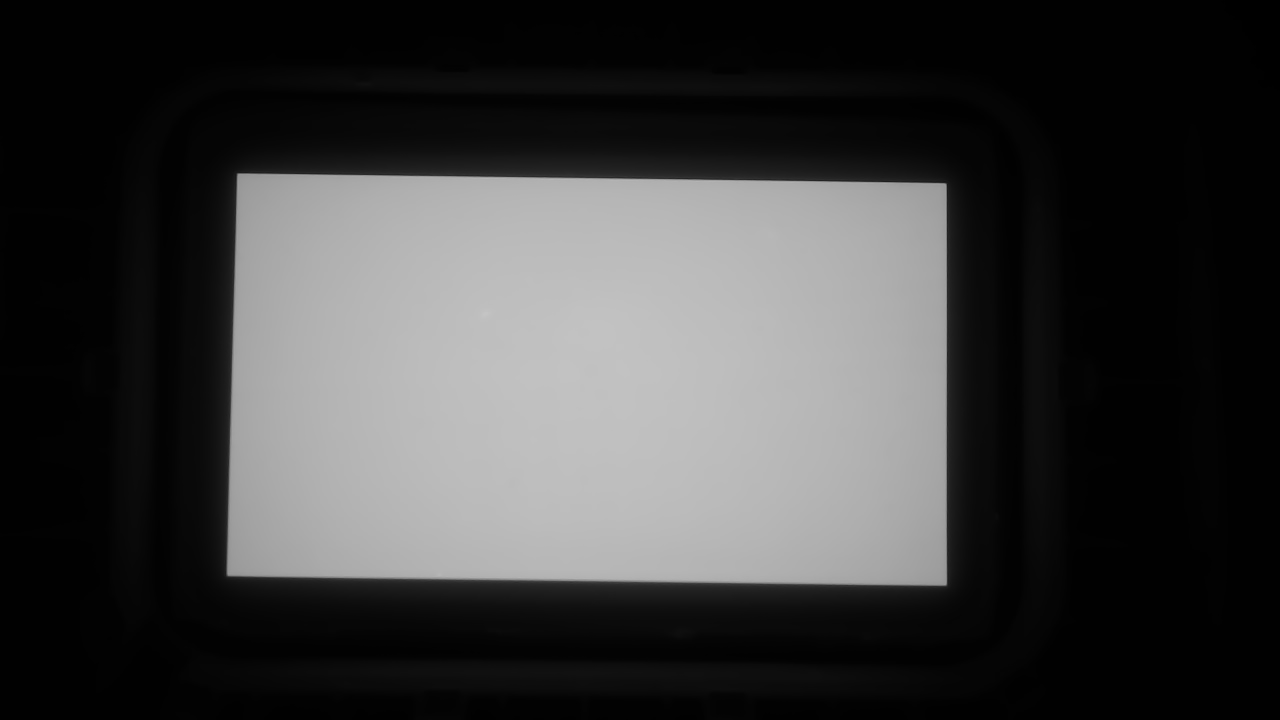
#> input picture 3_core_operations/c5.png, 1280 x 720 px; the run also reads 1 picture not shown here
$ python MSE_PSNR.py   (older library calls are emulated)
#> lines starting #> are read from the running program, lines starting #| are printed output that depends on the picture; long printed decimals are rounded
### mypackage/imUtils/icv.py
import itertools
import math
import os
import random
from concurrent import futures
from functools import partial

import cv2 as cv
import numpy as np
from matplotlib import pyplot as plt

from mypackage.strUtils import str_utils

"""
Basic Image Utilities
"""


def isColor(img):
    return img.ndim == 3 and img.shape[-1] == 3


def imread_ex(filename, flags):
    return cv.imdecode(np.fromfile(filename, dtype=np.uint8), flags)


def imwrite_ex(filename, img):
    ext = str_utils.split_dir(filename)[-1]
    cv.imencode(ext, img)[1].tofile(filename)


# [54 lines left out: functions imstore, img2Mat, imgs2Mat, mat2Mask, bitwise_mask, not called in this run]


def mat2GridImg(src: (np.uint8, np.float32), dsize):
    return cv.resize(src, tuple(reversed(dsize)), interpolation=cv.INTER_AREA)


# [11 lines left out: function resize_ex, not called in this run]


def scaleAbs_ex(src, maxVal):
    return cv.convertScaleAbs(src, alpha=maxVal / src.max())


# [45 lines left out: functions remap_ex, cvtBGR2Gray, cvtGray2BGR, otsuThreshold, meanFilterOnGray, not called in this run]


"""
Image Evaluation
"""


# [63 lines left out: functions maxHistGray, imEvaluate, imClarity, PSNRandMSE, SSIM, not called in this run]


"""
Image Advance Operation
"""


# [33 lines left out: function linearInterWithIndex, not called in this run]


"""
Image Visualization
"""


# [71 lines left out: functions drawPoints, implot_ex, imshow_ex, not called in this run]


"""
Math:
"""


# [32 lines left out: functions cvtUnit, fitLineAngle, fitLineAngle_ex, fit2dMatrixAngleHelper, not called in this run]


def fit2dMatrixAngle(pnts, algorithmType='polar'):
    return fit2dMatrixAngleHelper(pnts, fitLineAngle_ex) if algorithmType == 'polar' \
        else fit2dMatrixAngleHelper(pnts, fitLineAngle)


def convertPloyMatrix(x, degrees):
    X = np.asarray([np.power(x, c) for c in range(degrees, -1, -1)]).T
    return X


# [23 lines left out: functions polyfit, polyfunc, not called in this run]


def solveHelper(coeffs, func) -> list:
    return func(coeffs)[1].squeeze().tolist()


# [12 lines left out: functions solve1d_ex, filterRoots, not called in this run]


"""
Image Filter Algorithm:
"""


# [77 lines left out: functions denoise, remove_anomaly_gaussian, remove_anomaly_kmeans, remove_anomaly_ransac, not called in this run]


"""
ROI operator
"""


class ROI:
    # [98 lines left out: functions __init__, conv_on_rect, detectRectROI, not called in this run]


def setRectROI(src, scale, offset_yx, angle):
    mask = createRectMask(src, scale, offset_yx, angle)
    return cv.bitwise_and(src, src, mask=mask)


# [37 lines left out: functions createRectMask, auto_align_center, not called in this run]


"""
Image Template
"""


# [200 lines left out: functions create_canvas, create_whiteboard, create_chessboard, draw_mesh, draw_border, draw_cross and 5 more, not called in this run]

### 3_core_operations/MSE_PSNR.py
import cv2 as cv
import numpy as np
from mypackage.imUtils import icv

img1 = icv.imread_ex('c5.png', cv.IMREAD_COLOR)
#> in imread_ex, returned value is the input picture: shape (720, 1280, 3); min 0, max 196, mean 60.2
img2 = icv.imread_ex('c7.png', cv.IMREAD_COLOR)


def PSNRandMSE(src1, src2):
    psnr = cv.PSNR(src1, src2)
#> psnr = 47.1
    mse = 255 ** 2 / 10 ** (psnr / 10)
#> mse = 1.27
    return psnr, mse


def SSIM(src1, src2):
    """
    Referance: ”Z. Wang, A. C. Bovik, H. R. Sheikh and E. P. Simoncelli,
    “Image quality assessment: From error visibility to structural similarity,”
    IEEE Transactions on Image Processing, vol. 13, no. 4, pp. 600-612, Apr. 2004.”
    """
    c1, c2 = 6.5025, 58.5225
    src1 = np.float32(src1)
    src2 = np.float32(src2)

    i1_1 = src1 * src1
    i2_2 = src2 * src2
    i1_2 = src1 * src2

    mu1 = cv.GaussianBlur(src1, (11, 11), 1.5)
    mu2 = cv.GaussianBlur(src2, (11, 11), 1.5)

    mu1_1 = mu1 * mu1
    mu2_2 = mu2 * mu2
    mu1_2 = mu1 * mu2

    sigma1_1 = cv.GaussianBlur(i1_1, (11, 11), 1.5) - mu1_1
    sigma2_2 = cv.GaussianBlur(i2_2, (11, 11), 1.5) - mu2_2
    sigma1_2 = cv.GaussianBlur(i1_2, (11, 11), 1.5) - mu1_2

    t1 = 2 * mu1_2 + c1
    t2 = 2 * sigma1_2 + c2
    t3 = t1 * t2

    t1 = mu1_2 + mu2_2 + c1
    t2 = sigma1_1 + sigma2_2 + c2
    t1 = t1 * t2

    ssim_map = t3 / t1

    mssim = np.mean(ssim_map)

    return mssim


if __name__ == '__main__':
    res = PSNRandMSE(img1, img2)
#> res = (47.1, 1.27)
    print(res)
#| (47.099, 1.268)

    res1 = SSIM(img1, img2)
#> in SSIM, `i1_1 = src1 * src1`:
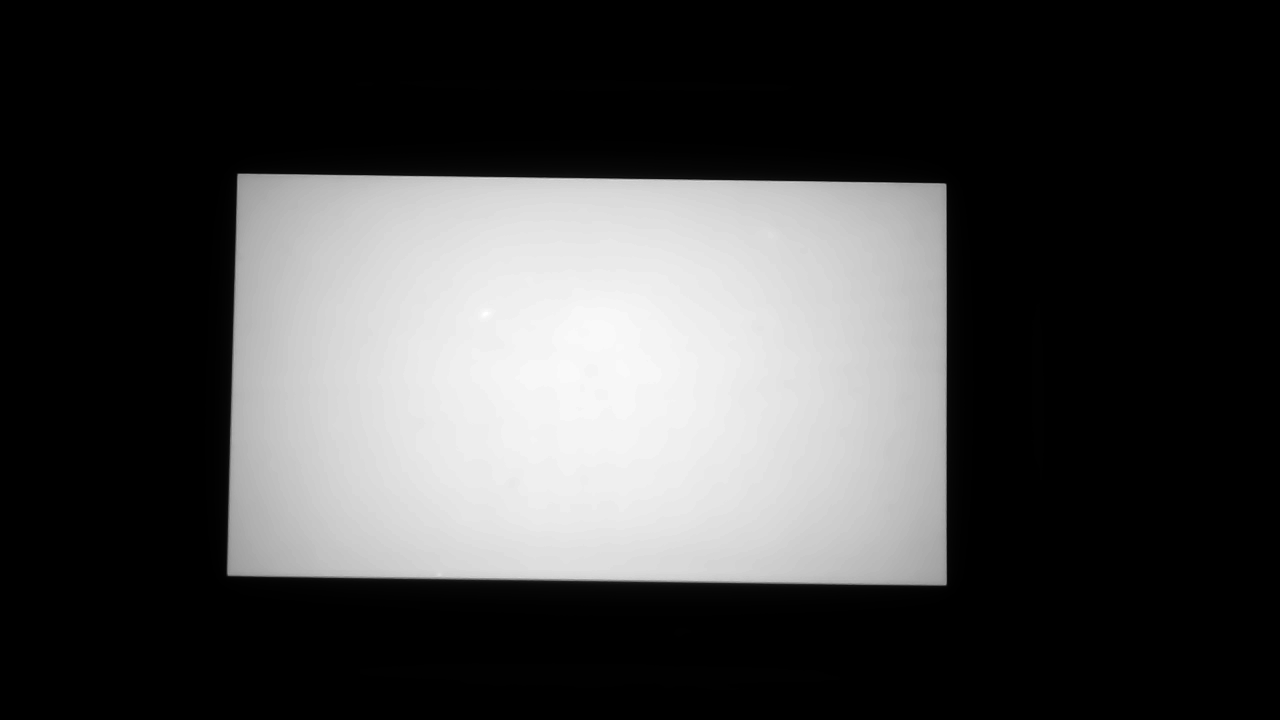
#> i1_1: shape (720, 1280, 3) float32; min 0, max 38416, mean 10232.7; drawn with min black and max white
#> in SSIM, `sigma1_1 = cv.GaussianBlur(i1_1, (11, 11), 1.5) - mu1_1`:
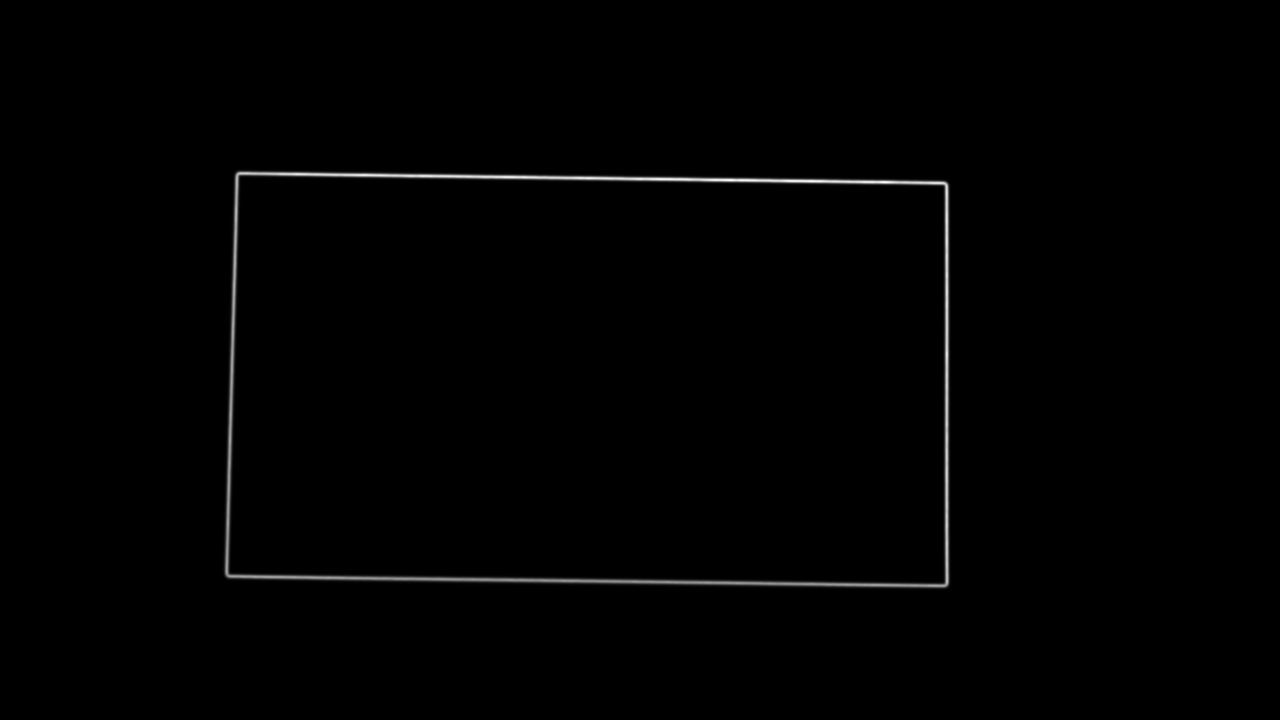
#> sigma1_1: shape (720, 1280, 3) float32; min -0.0195, max 3320.8, mean 21.5; drawn with min black and max white
#> in SSIM, `ssim_map = t3 / t1`:
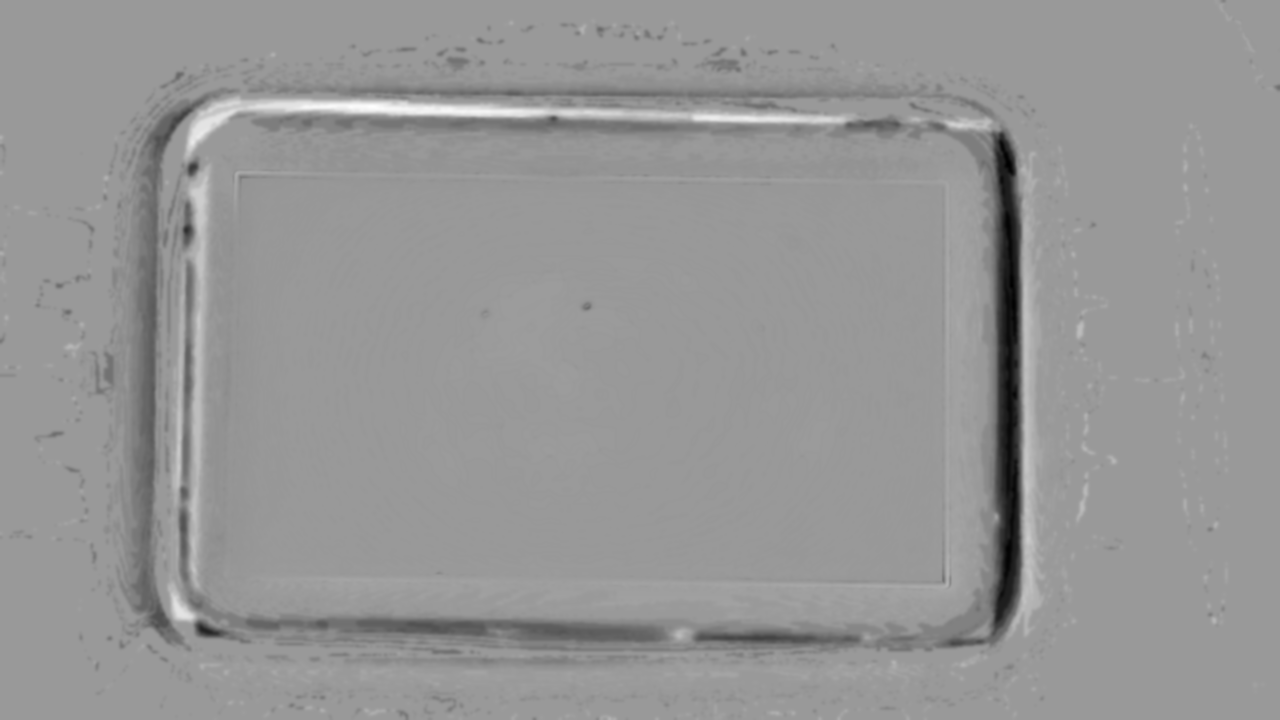
#> ssim_map: shape (720, 1280, 3) float32; min 0.55, max 1.3, mean 0.99; drawn with min black and max white
#> in SSIM, `mssim = np.mean(ssim_map)`: mssim = 0.99
#> res1 = 0.99
    print(res1)
#| 0.9898
